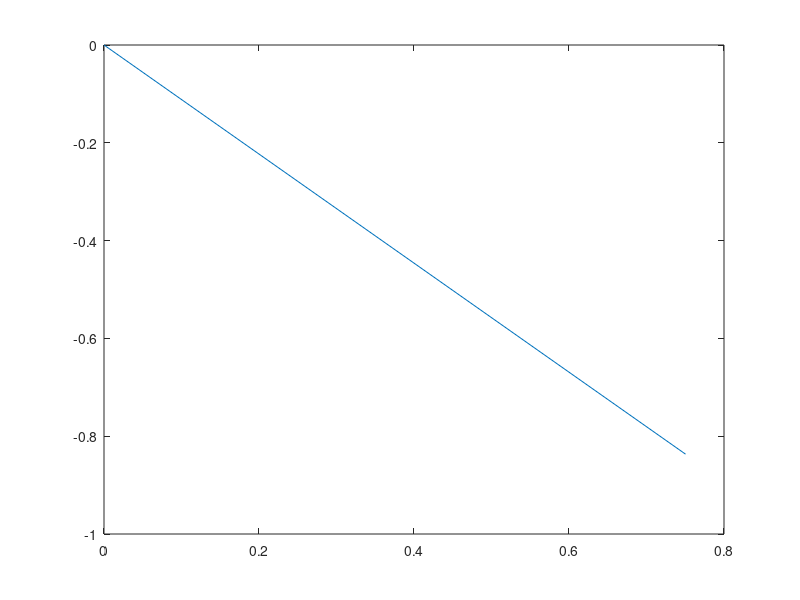

Write MATLAB code to recreate this figure. (Note: this script raises an error after producing the figure.)
close all ; clear all; clc;

load Q1data.mat

[n,m]=size(XData)

dataVec = XData;


k=5; 


IndexSet = randi(k,n,1);


%haider likes zero initalization! 
Cvalues = zeros(k,size(XData,2));

%%%%%%% Gets C_1


% first step of k++
randIndex = randi(n);

% first cluster rep vector!
Cvalues(1,:)= dataVec(randIndex,:);

% eliminates data point
dataVec(randIndex,:)= [];



%% determine 2nd cluster



%% Plots initalized Values

plot2 = plot(Cvalues(:,1),Cvalues(:,2));
    plot2.LineStyle = 'none' ;
    plot2.Marker = 'O';
    plot2.MarkerSize = 10;
    plot2.MarkerFaceColor = 'r';
hold on;
plot1 = scatter(XData(:,1),XData(:,2),50,IndexSet,'filled');

